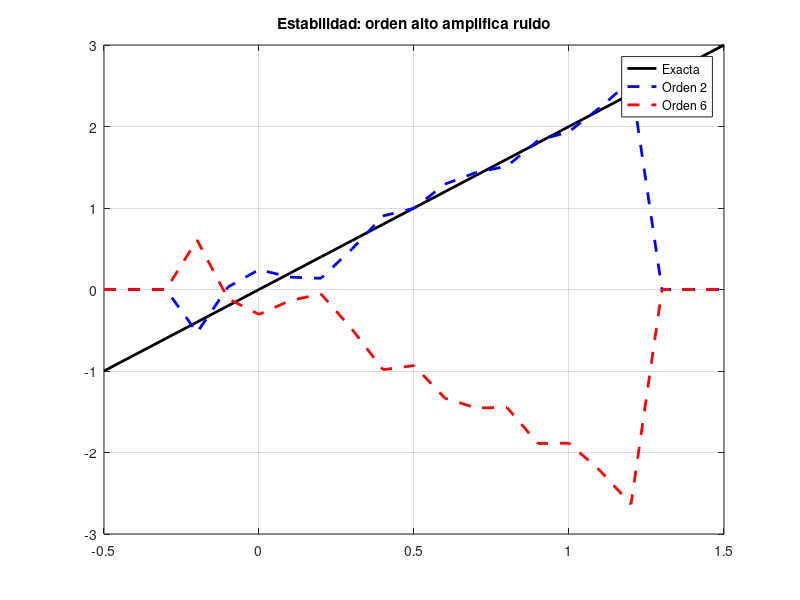

The MATLAB script that drew this image:
clc; clear; close all;
% Orden 2 más suave → más estable, Orden 6 oscila mucho → inestable con ruido
f = @(x) x.^2;
df = @(x) 2*x;

h = 0.1;
x = -0.5:h:1.5;
y = f(x);

% Ruido
ruido = 0.02*randn(size(y));
y_ruido = y + ruido;

n = length(x);

df2 = zeros(1,n);
df6 = zeros(1,n);

for i = 4:n-3
    % Orden 2
    df2(i) = (y_ruido(i+1) - y_ruido(i-1))/(2*h);
    
    % Orden 6
    df6(i) = (-y_ruido(i+3) + 9*y_ruido(i+2) - 45*y_ruido(i+1) ...
              + 45*y_ruido(i-1) - 9*y_ruido(i-2) + y_ruido(i-3))/(60*h);
end

df_real = df(x);

figure
plot(x,df_real,'k','LineWidth',2)
hold on
plot(x,df2,'b--','LineWidth',2)
plot(x,df6,'r--','LineWidth',2)
legend('Exacta','Orden 2','Orden 6')
title('Estabilidad: orden alto amplifica ruido')
grid on
